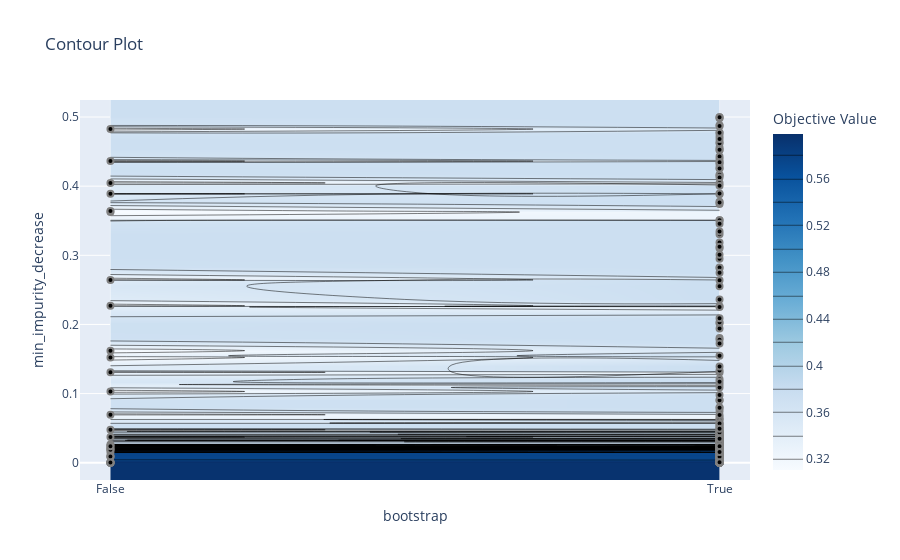

This figure's notebook cell:
### Code cell
plot_contour(tests.optuna_study, params=['min_impurity_decrease', 'bootstrap'])

### Figure 1 — Plotly figure (JSON) as saved in the notebook; plotly's stock layout.template omitted (floating-point values rounded to 4 significant figures; data arrays with more than 128 entries replaced by an {"elided": "..."} marker saying what was removed)
{"data": [{"colorbar": {"title": {"text": "Objective Value"}}, "colorscale": [[0, "rgb(247,251,255)"], [0.125, "rgb(222,235,247)"], [0.25, "rgb(198,219,239)"], [0.375, "rgb(158,202,225)"], [0.5, "rgb(107,174,214)"], [0.625, "rgb(66,146,198)"], [0.75, "rgb(33,113,181)"], [0.875, "rgb(8,81,156)"], [1, "rgb(8,48,107)"]], "connectgaps": true, "contours": {"coloring": "heatmap"}, "hoverinfo": "none", "line": {"smoothing": 1.3}, "reversescale": false, "type": "contour", "x": ["False", "True"], "y": {"elided": "502 float values"}, "z": {"elided": "502x2 float values"}}, {"marker": {"color": "black", "line": {"color": "Gray", "width": 2}}, "mode": "markers", "name": "Feasible Trial", "showlegend": false, "type": "scatter", "x": {"elided": "500 str values"}, "y": {"elided": "500 float values"}}, {"marker": {"color": "#cccccc", "line": {"color": "Gray", "width": 2}}, "mode": "markers", "name": "Infeasible Trial", "showlegend": false, "type": "scatter", "x": [], "y": []}], "layout": {"title": {"text": "Contour Plot"}, "xaxis": {"range": [-0.05, 1.05], "title": {"text": "bootstrap"}, "type": "category"}, "yaxis": {"range": [-0.02497, 0.5246], "title": {"text": "min_impurity_decrease"}}}}
